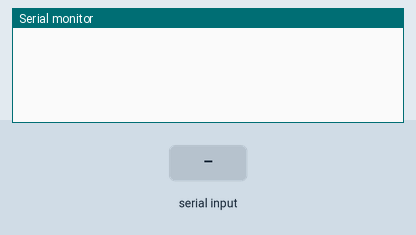
The sketch below on a simulated ESP32. Shown: the last lines printed to the serial monitor. The inputs (shaded band) are chosen by the test bench.

Above: at 1.2 s.
1.3 s: "Comunicacion cortada\n" received over the second serial link
At 1.6 s:
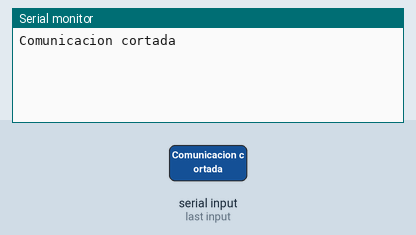
2.8 s: "90,45,200\n" received over the second serial link
At 4.0 s:
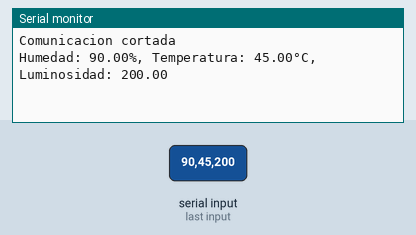

The sketch:

MEGA.ino
```cpp
String data;
float humedad, temperatura, luminosidad;

void setup()
{
    // Inicia la comunicación serial a 9600 baudios
    Serial.begin(9600);

    // Inicia la comunicación serial en el puerto 1 a 115200 baudios
    // Igual a la configuración Bluetooth de la ESP32
    Serial1.begin(115200);
}

void loop()
{
    if (Serial1.available())
    {
        // Lee la cadena de datos hasta que se encuentre un salto de línea
        data = Serial1.readStringUntil('\n');

        // Elimina los espacios en blanco al principio y al final de la cadena
        data.trim();

        // Si la línea es "Comunicacion cortada", terminar la adquisición de datos
        if (data == "Comunicacion cortada")
        {
            Serial.println("Comunicacion cortada");
            Serial1.write('ON');

            return;
        }
        else if (data == "Comunicacion activada")
        {
            // De esta forma no se mostraran por el puerto serie valores 0
            // de la adquisición de los datos, le estamos dando un margen
            Serial1.write('OFF');
            return;
        }

        // Encuentra la posición de la primera coma
        int firstCommaIndex = data.indexOf(',');

        // Encuentra la posición de la segunda coma
        int secondCommaIndex = data.indexOf(',', firstCommaIndex + 1);

        // Divide la cadena de datos en partes y las convierte a float
        humedad = data.substring(0, firstCommaIndex).toFloat();
        temperatura = data.substring(firstCommaIndex + 1, secondCommaIndex).toFloat();
        luminosidad = data.substring(secondCommaIndex + 1).toFloat();

        // Imprime los valores de los sensores en la misma línea
        Serial.print("Humedad: ");
        Serial.print(humedad);
        Serial.print("%, Temperatura: ");
        Serial.print(temperatura);
        Serial.print("°C, Luminosidad: ");
        Serial.println(luminosidad);
    }
}
```

Measured:
- after the input at 1.3 s, the serial monitor: prints a new line at once (image 1)
- after the input at 2.8 s, the serial monitor: prints a new line at once (image 2)
